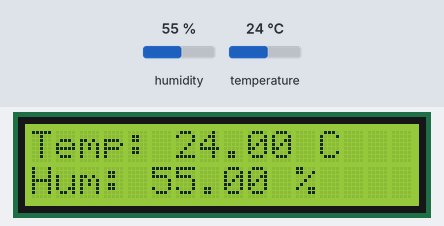
The sketch below on a simulated ESP32. Parts: 16×2 character LCD. The inputs (shaded band) are chosen by the test bench; at power-on: temperature 24 °C, humidity 55 %. WiFi joins after 1.5 s; servers stay silent unless stated; uploads are accepted with an empty reply; what the sketch prints to the serial monitor is not drawn.

Above: at 6.2 s.
6.3 s: temperature set to 10.6 °C
At 8.4 s:
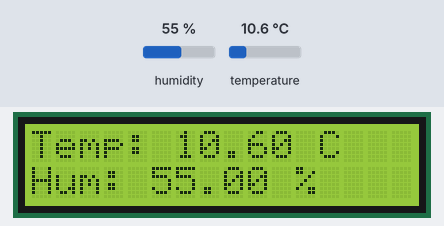
9.2 s: temperature set to 9.3 °C
At 9.9 s:
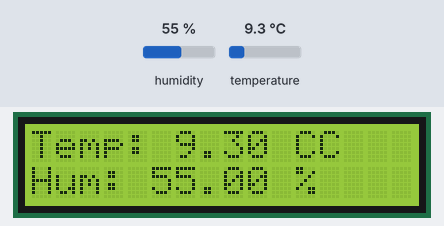
12.1 s: humidity set to 22 %
At 14.4 s:
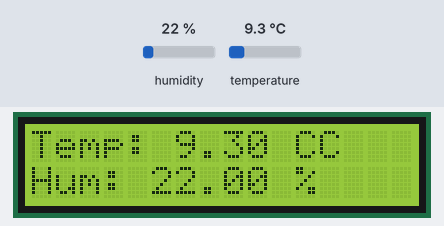
15.5 s: humidity set to 40 %
At 17.1 s:
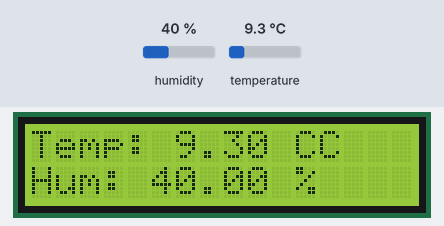
Timing chart, 0 to 18.6 s (numbered marks = the images above; inputs shaded):
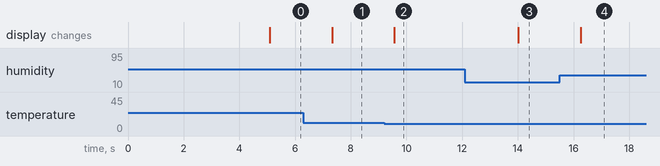

Measured:
- the behaviour switches between 10 and 9.9 °C on temperature (found by bisection; images 1 and 2)
- after the input at 6.3 s, the display: changes after 1.0 s (image 1)
- after the input at 9.2 s, the display: changes after 0.36 s (image 2)
- after the input at 12.1 s, the display: changes after 1.9 s (image 3)
- after the input at 15.5 s, the display: changes after 0.75 s (image 4)

The sketch:

esp32.ino
```cpp
#include <LiquidCrystal_I2C.h>
#include <DHT.h>
#include <WiFi.h>
#include <HTTPClient.h>

#define DHTTYPE DHT22
#define DHTPIN 19

DHT dht(DHTPIN, DHTTYPE);
LiquidCrystal_I2C lcd(0x27, 16, 2);

const char *ssid = "Wokwi-GUEST";
const char *password = "";
const char *serverUrl = "https://5306834c-ed47-4644-8556-c8f65f3b8cdd-00-10wylyig7w2kr.sisko.replit.dev/sensor/data";

void setup()
{
    Serial.begin(115200);
    dht.begin();
    lcd.init();
    lcd.backlight();
    konfigurasiWiFi(ssid, password);
}

void loop()
{
    float humidity = dht.readHumidity();
    float temperature = dht.readTemperature();

    if (isnan(humidity) || isnan(temperature))
    {
        Serial.println("Failed to read from DHT sensor!");
        lcd.setCursor(0, 0);
        lcd.print("Sensor Error");
        return;
    }

    lcd.setCursor(0, 0);
    lcd.print("Temp: ");
    lcd.print(temperature);
    lcd.print(" C");

    lcd.setCursor(0, 1);
    lcd.print("Hum: ");
    lcd.print(humidity);
    lcd.print(" %");
    Serial.println(humidity);

    kirimKeAPI(temperature, humidity);

    Serial.println("=========================");
    delay(2000);
}

void konfigurasiWiFi(const char *ssid, const char *password)
{
    WiFi.mode(WIFI_STA);
    Serial.print("Menghubungkan ke WiFi...");
    WiFi.begin(ssid, password);
    int timeout = 0;
    while (WiFi.status() != WL_CONNECTED && timeout < 10)
    {
        delay(5000);
        Serial.print(".");
        timeout++;
    }
    if (WiFi.status() == WL_CONNECTED)
    {
        Serial.println("");
        Serial.println("WiFi tersambung");
        Serial.println("IP address: " + WiFi.localIP().toString());
    }
    else
    {
        Serial.println("Gagal terhubung ke Wi-Fi");
    }
}

void kirimKeAPI(float temperature, float humidity)
{
    if (WiFi.status() == WL_CONNECTED)
    {
        HTTPClient httpClient;
        httpClient.begin(serverUrl);

        httpClient.addHeader("Content-Type", "application/json");
        String jsonPayload = "{\"temperature\":" + String(temperature) + ", \"humidity\":" + String(humidity) + "}";
        int httpCode = httpClient.POST(jsonPayload);

        if (httpCode > 0)
        {
            String response = httpClient.getString();
            Serial.println("Data berhasil dikirim");
            Serial.println("HTTP Response code: " + String(httpCode));
            Serial.println("Response: " + response);
        }
        else
        {
            Serial.println("Gagal mengirim data");
            Serial.println("HTTP Response code: " + String(httpCode));
        }
        httpClient.end();
    }
    else
    {
        Serial.println("WiFi tidak terhubung");
    }
}
```
